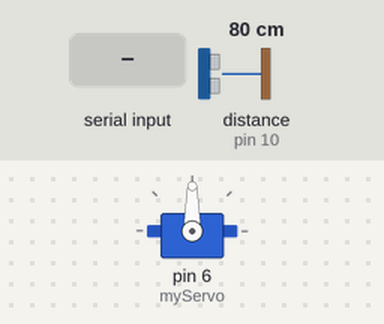
The sketch below on a simulated Arduino Uno, built with avr-gcc and run on an emulated ATmega328P. Parts: servo. Wiring (inferred from the names in the program): ultrasonic range finder: trigger pin 9; echo pin 10. Inputs (shaded band) come from the test bench; at power-on: distance to the obstacle (sensor on pin 10) 80 cm. The echo pulse lasts 58.3 µs per cm; what the sketch prints to the serial monitor is not drawn.

Above: at 1.2 s.
1.3 s: "30,150\n" received over Serial
At 2.5 s:
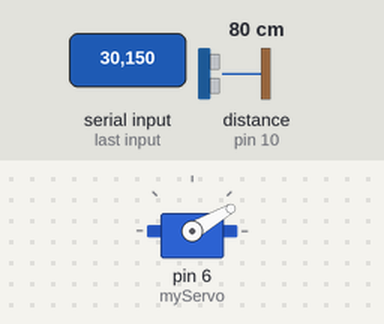
2.8 s: "5\n" received over Serial
At 3.7 s:
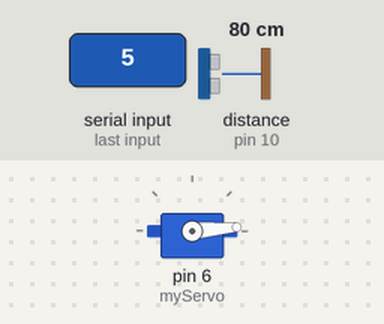
4.3 s: "90,45\n" received over Serial
At 5.0 s:
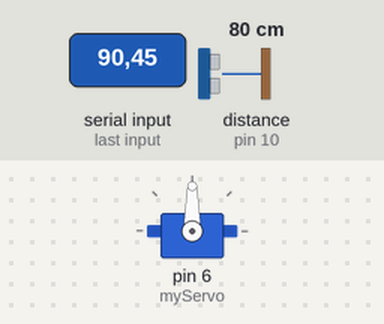
Timing chart, 0 to 7.3 s (numbered marks = the images above; inputs shaded):
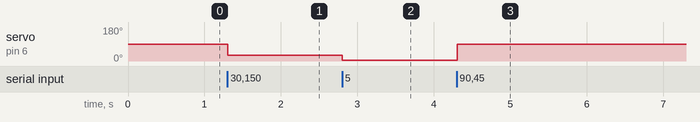

Measured:
- after the input at 1.3 s, servo on pin 6 (myServo): 90° → 30° at once
- after the input at 2.8 s, servo on pin 6 (myServo): 30° → 5° at once
- after the input at 4.3 s, servo on pin 6 (myServo): 5° → 90° at once

The sketch:

servo_distance.ino
```cpp
#include <Servo.h>

const int trigPin = 9, echoPin = 10;
Servo myServo;
unsigned long last = 0;

void setup() {
  pinMode(trigPin, OUTPUT);
  pinMode(echoPin, INPUT);
  myServo.attach(6);
  Serial.begin(9600);
  Serial.setTimeout(20);
}

void loop() {
  if (millis() - last > 100) {
    digitalWrite(trigPin, LOW); delayMicroseconds(2);
    digitalWrite(trigPin, HIGH); delayMicroseconds(10);
    digitalWrite(trigPin, LOW);
    long t = pulseIn(echoPin, HIGH, 30000);
    Serial.println(t * 0.034 / 2);   // distance in cm
    last = millis();
  }
  if (Serial.available()) {
    String s = Serial.readStringUntil('\n');
    s.trim();
    if (s.length() > 0) {
      int a = s.toInt();
      if (a >= 0 && a <= 180)
        myServo.write(a);
    }
  }
}
```
